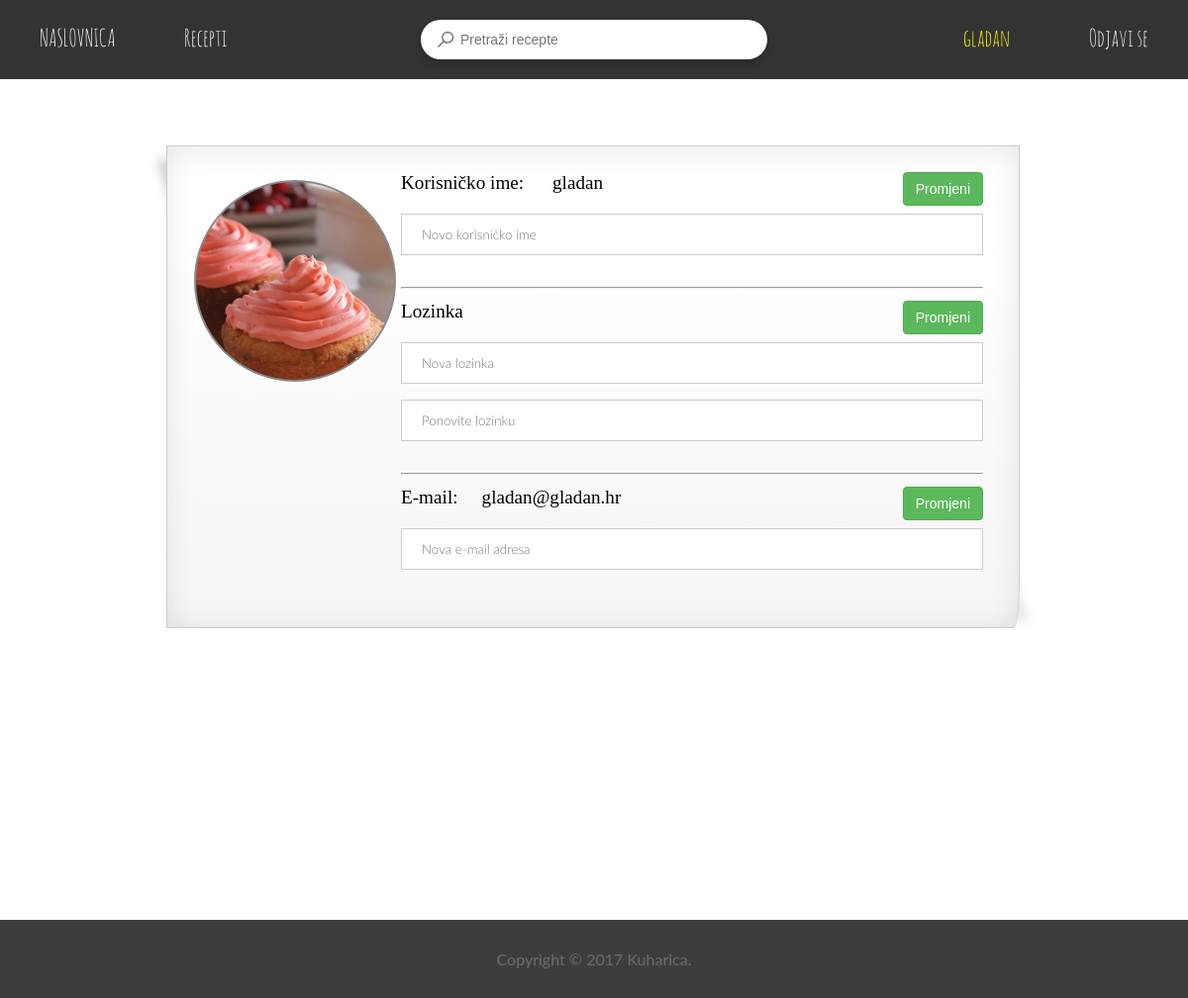
/profil.php (signed in), run on the app's committed database.
### tables this page shows
CREATE TABLE `korisnik` (
  `ID` int(11) NOT NULL,
  `username` varchar(20) NOT NULL,
  `password` varchar(40) NOT NULL,
  `email` varchar(100) NOT NULL,
  `spol` varchar(10) NOT NULL,
  `permission` varchar(10) NOT NULL DEFAULT 'member',
  `join_date` date NOT NULL,
  `last_login` datetime DEFAULT NULL,
  `slika` varchar(50) NOT NULL DEFAULT 'default-profile.jpg'
);

### profil.php (the view, shortened to what this page needs)
	<?php
	$query = "SELECT ID, username, email, slika FROM korisnik WHERE username='".$_SESSION['user']."'";
	$result = mysql_query($query);
	while ($row = mysql_fetch_array($result, MYSQL_ASSOC)) {
		$username =  $row['username'];
		$email = $row['email'];
		$slika=$row['slika'];
	}
?>
<?php if (!$_SESSION['potrebnaForma']) { ?>
<html>
	<head>
        <link href="css/style.css" rel="stylesheet">
		<link href="css/grid.css" rel="stylesheet" media="all">
		<link href="css/hover.css" rel="stylesheet" media="all">
	</head>
	<body>
		<?php include 'include/header.php'; ?>
		<div style="min-height:100%;"><br/>
		<div class="alert" id="obavijest" style="margin:-12px 20px -12px 20px;text-align:center; height:20px; opacity:0.9"></div>
		<div class="box1" style="width:70%; margin: 20px 14% 0 14%; float:center">
		<div class="register_area" style="float:center">
				<div style="height:50%;float:left; width:25%">
					<div id="profileUploadDiv" style="cursor:pointer;margin: 8% 8% 8% 8%; width:200; height:200; background-size:cover; border-radius:999px; background-color:#ccc;
							background-position: center center; background-image: url('images/profile/<?php echo $slika; ?>');border: solid 2px #888888;"></div>
				</div>
				<div class="container" style="float:left; width:70%;color:#000000">
					<label style="float:left;font-family: Georgia, serif; font-size: 80%; font-weight:normal">Korisničko ime: &emsp; <?php echo "$username"?></label>
					<form action='' method='POST'>
					<div style="float:right">
						<input type="submit" value="Promjeni" name="submitUser" class="btn btn-success" >
					</div>
					<input id='username' style="font-family:LatoLight;" class="text_psw_input" type="text" placeholder="Novo korisničko ime" name="newuser" required>
					</form>
					<hr/>
					<label style="float:left;font-family: Georgia, serif; font-size: 80%; font-weight:normal">Lozinka</label>
					<form action='' method='POST'>
					<div style="float:right">
						<input type="submit" value="Promjeni" name="submitPass" class="btn btn-success" >
					</div>
					<input id='lozinka' style="font-family:LatoLight;" class="text_psw_input" type="password" placeholder="Nova lozinka" name="newpsw" required>
					<input id='plozinka' style="font-family:LatoLight;" class="text_psw_input" type="password" placeholder="Ponovite lozinku" name="newppsw" required>
					</form>
					<hr/>
					<label style="float:left;font-family: Georgia, serif; font-size: 80%; font-weight:normal">E-mail: &emsp;<?php echo "$email" ?></label>
					<form action='' method='POST'>
					<div style="float:right">
						<input type="submit" value="Promjeni" name="submitEmail" class="btn btn-success" >
					</div>
					<input id='email' style="font-family:LatoLight;" class="text_psw_input" type="email" placeholder="Nova e-mail adresa" name="newemail" required>
					</form>
				</div>
		</div>
		</div>
		</div>
		<?php include 'include/footer.php'; ?>
<?php }else{
			header('Location: index.php');
			exit();}?>
	</body>
</html>

### css/style.css (style rules this page uses)
.text_psw_input { width: 100%; padding: 12px 20px; margin: 8px 0; display: inline-block; border: 1px solid #ccc; box-sizing: border-box; }
.container { padding: 16px; }
html, body { height: 100% }
html { background: url(Pics/background.jpg) no-repeat center center fixed; -webkit-background-size: cover; -moz-background-size: cover; -o-background-size: cover; background-size: cover; }
body { color: #666666; font-family: 'Lato', sans-serif; }
body { position:relative }
.register_area { font-family: 'AmaticSCRegular'; font-size: 150%; }
html, body { padding: 0; margin: 0; }
.btn { display: inline-block; padding: 6px 12px; margin-bottom: 0; font-size: 14px; font-weight: normal; line-height: 1.42857143; text-align: center; white-space: nowrap; vertical-align: middle; -ms-touch-action: manipulation; touch-action: manipulation; cursor: pointer; -webkit-user-select: none; -moz-user-select: none; -ms-user-select: none; user-select: none; background-image: none; border: 1px solid transparent; border-radius: 4px; }
.btn-success { color: #fff; background-color: #5cb85c; border-color: #4cae4c; }
.alert { padding: 15px; margin-bottom: 20px; border: 1px solid transparent; border-radius: 4px; }
.box1 { margin: 20px; padding: 10px; min-height: 200px; position:relative; display: inline-block; background: -webkit-gradient(linear, 0% 20%, 0% 1000%, from(#fff), to(#fff), color-stop(.1,#f3f3f3)); border: 1px solid #ccc; -webkit-box-shadow: 0px 3px 30px rgba(0, 0, 0, 0.1) inset; -webkit-border-bottom-right-radius: 6px 50px; }
.box1:before { content: ''; width: 50px; height: 100px; position:absolute; bottom:0; right:0; -webkit-box-shadow: 20px 20px 10px rgba(0, 0, 0, 0.1); z-index:-1; -webkit-transform: translate(-35px,-40px) skew(0deg,30deg) rotate(-25deg); }
.box1:after { content: ''; width: 100px; height: 100px; top:0; left:0; position:absolute; display: inline-block; z-index:-1; -webkit-box-shadow: -10px -10px 10px rgba(0, 0, 0, 0.2); -webkit-transform: rotate(2deg) translate(20px,25px) skew(20deg); }

### data on the page
korisnik: slika (picture), username "gladan", email "gladan@gladan.hr"

### other printed values
$_SESSION['user'] "gladan"
